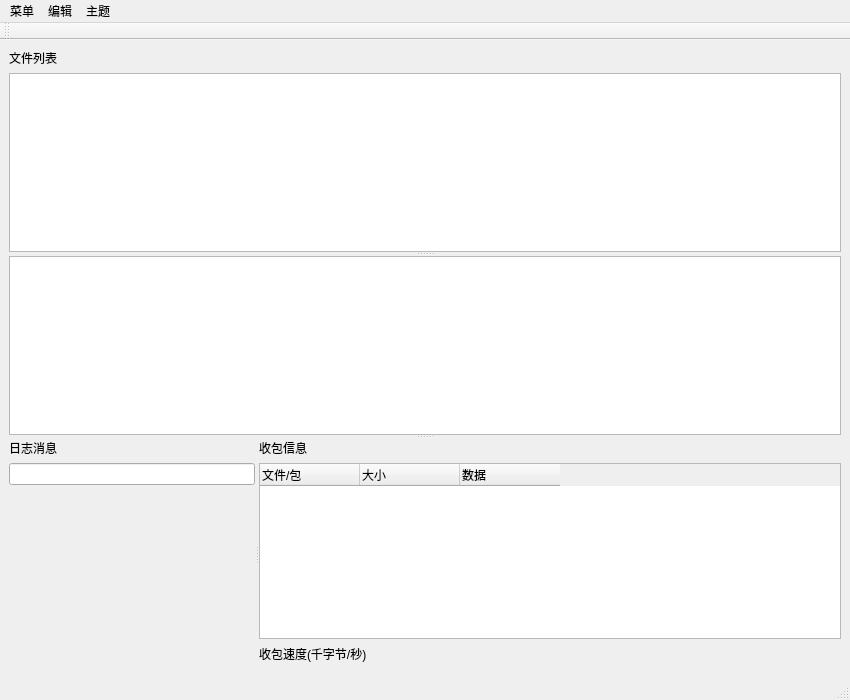
<?xml version="1.0" encoding="UTF-8"?>
<ui version="4.0">
 <class>MainWindow</class>
 <widget class="QMainWindow" name="MainWindow">
  <property name="geometry">
   <rect>
    <x>0</x>
    <y>0</y>
    <width>850</width>
    <height>700</height>
   </rect>
  </property>
  <property name="windowTitle">
   <string>CoLoRagent</string>
  </property>
  <property name="windowIcon">
   <iconset theme=":/icon/color">
    <normaloff>.</normaloff>.</iconset>
  </property>
  <widget class="QWidget" name="centralwidget">
   <layout class="QVBoxLayout" name="verticalLayout">
    <item>
     <widget class="QLabel" name="filelist_label">
      <property name="text">
       <string>文件列表</string>
      </property>
     </widget>
    </item>
    <item>
     <widget class="QSplitter" name="splitter_horizontal">
      <property name="orientation">
       <enum>Qt::Vertical</enum>
      </property>
      <widget class="MyTableView" name="tableView">
       <property name="contextMenuPolicy">
        <enum>Qt::ActionsContextMenu</enum>
       </property>
      </widget>
      <widget class="MyListView" name="listView">
       <property name="contextMenuPolicy">
        <enum>Qt::ActionsContextMenu</enum>
       </property>
      </widget>
      <widget class="QSplitter" name="splitter_vertical">
       <property name="orientation">
        <enum>Qt::Horizontal</enum>
       </property>
       <widget class="QWidget" name="layoutWidget">
        <layout class="QVBoxLayout" name="verticalLayout_1">
         <item>
          <widget class="QLabel" name="log_label">
           <property name="sizePolicy">
            <sizepolicy hsizetype="Preferred" vsizetype="Maximum">
             <horstretch>0</horstretch>
             <verstretch>0</verstretch>
            </sizepolicy>
           </property>
           <property name="text">
            <string>日志消息</string>
           </property>
          </widget>
         </item>
         <item>
          <widget class="QLineEdit" name="searchLog"/>
         </item>
         <item>
          <widget class="LogWidget" name="logWidget" native="true"/>
         </item>
        </layout>
       </widget>
       <widget class="QWidget" name="layoutWidget">
        <layout class="QVBoxLayout" name="verticalLayout_2">
         <item>
          <widget class="QLabel" name="pktReceive_label">
           <property name="text">
            <string>收包信息</string>
           </property>
          </widget>
         </item>
         <item>
          <widget class="QTreeWidget" name="dataPktReceive">
           <property name="sizePolicy">
            <sizepolicy hsizetype="Preferred" vsizetype="Expanding">
             <horstretch>0</horstretch>
             <verstretch>0</verstretch>
            </sizepolicy>
           </property>
           <attribute name="headerStretchLastSection">
            <bool>false</bool>
           </attribute>
           <column>
            <property name="text">
             <string notr="true">文件/包</string>
            </property>
           </column>
           <column>
            <property name="text">
             <string>大小</string>
            </property>
           </column>
           <column>
            <property name="text">
             <string>数据</string>
            </property>
           </column>
          </widget>
         </item>
         <item>
          <widget class="QLabel" name="speed_label">
           <property name="text">
            <string>收包速度(千字节/秒)</string>
           </property>
          </widget>
         </item>
         <item>
          <widget class="PlotWidget" name="speedGraph" native="true"/>
         </item>
        </layout>
       </widget>
      </widget>
     </widget>
    </item>
   </layout>
  </widget>
  <widget class="QMenuBar" name="menubar">
   <property name="geometry">
    <rect>
     <x>0</x>
     <y>0</y>
     <width>850</width>
     <height>23</height>
    </rect>
   </property>
   <widget class="QMenu" name="menu">
    <property name="title">
     <string>菜单</string>
    </property>
    <addaction name="action_import"/>
    <addaction name="action_swi"/>
    <addaction name="action_reset"/>
    <addaction name="action_hub"/>
    <addaction name="action_video"/>
    <addaction name="action_cmdline"/>
   </widget>
   <widget class="QMenu" name="menu_2">
    <property name="title">
     <string>编辑</string>
    </property>
    <addaction name="action_add"/>
    <addaction name="action_reg"/>
    <addaction name="action_advancedreg"/>
    <addaction name="action_undoReg"/>
    <addaction name="action_dow"/>
    <addaction name="action_del"/>
    <addaction name="action_openDir"/>
   </widget>
   <widget class="QMenu" name="menu_3">
    <property name="title">
     <string>主题</string>
    </property>
    <addaction name="actionWindows"/>
    <addaction name="actionwindowsvista"/>
    <addaction name="actionFusion"/>
    <addaction name="actionQdarkstyle"/>
   </widget>
   <addaction name="menu"/>
   <addaction name="menu_2"/>
   <addaction name="menu_3"/>
  </widget>
  <widget class="QStatusBar" name="statusbar"/>
  <widget class="QToolBar" name="toolBar">
   <property name="minimumSize">
    <size>
     <width>16</width>
     <height>16</height>
    </size>
   </property>
   <property name="windowTitle">
    <string>toolBar</string>
   </property>
   <attribute name="toolBarArea">
    <enum>TopToolBarArea</enum>
   </attribute>
   <attribute name="toolBarBreak">
    <bool>false</bool>
   </attribute>
  </widget>
  <action name="action_reg">
   <property name="text">
    <string>通告</string>
   </property>
  </action>
  <action name="action_undoReg">
   <property name="text">
    <string>取消通告</string>
   </property>
  </action>
  <action name="action_dow">
   <property name="text">
    <string>下载或获取</string>
   </property>
   <property name="toolTip">
    <string>下载或获取</string>
   </property>
  </action>
  <action name="action_del">
   <property name="text">
    <string>删除</string>
   </property>
  </action>
  <action name="action_hub">
   <property name="text">
    <string>仓库目录</string>
   </property>
  </action>
  <action name="action_add">
   <property name="text">
    <string>添加</string>
   </property>
  </action>
  <action name="action_import">
   <property name="text">
    <string>导入数据</string>
   </property>
  </action>
  <action name="action_openDir">
   <property name="text">
    <string>打开文件夹</string>
   </property>
  </action>
  <action name="action_swi">
   <property name="text">
    <string>切换视图</string>
   </property>
  </action>
  <action name="action_reset">
   <property name="text">
    <string>还原视图</string>
   </property>
  </action>
  <action name="actionWindows">
   <property name="text">
    <string>Windows</string>
   </property>
  </action>
  <action name="actionFusion">
   <property name="text">
    <string>Fusion</string>
   </property>
  </action>
  <action name="actionQdarkstyle">
   <property name="text">
    <string>Qdarkstyle</string>
   </property>
  </action>
  <action name="actionwindowsvista">
   <property name="text">
    <string>WindowsVista</string>
   </property>
  </action>
  <action name="action_advancedreg">
   <property name="text">
    <string>高级通告</string>
   </property>
  </action>
  <action name="action_video">
   <property name="text">
    <string>视频通信</string>
   </property>
  </action>
  <action name="action_cmdline">
   <property name="text">
    <string>命令行（仅测试）</string>
   </property>
  </action>
 </widget>
 <customwidgets>
  <customwidget>
   <class>MyTableView</class>
   <extends>QTableView</extends>
   <header>serviceTable</header>
  </customwidget>
  <customwidget>
   <class>MyListView</class>
   <extends>QListView</extends>
   <header>serviceList</header>
  </customwidget>
  <customwidget>
   <class>PlotWidget</class>
   <extends>QWidget</extends>
   <header>pyqtgraph</header>
   <container>1</container>
  </customwidget>
  <customwidget>
   <class>LogWidget</class>
   <extends>QWidget</extends>
   <header location="global">LogWidget</header>
   <container>1</container>
  </customwidget>
 </customwidgets>
 <resources>
  <include location="../../asset/resource.qrc"/>
 </resources>
 <connections/>
</ui>
